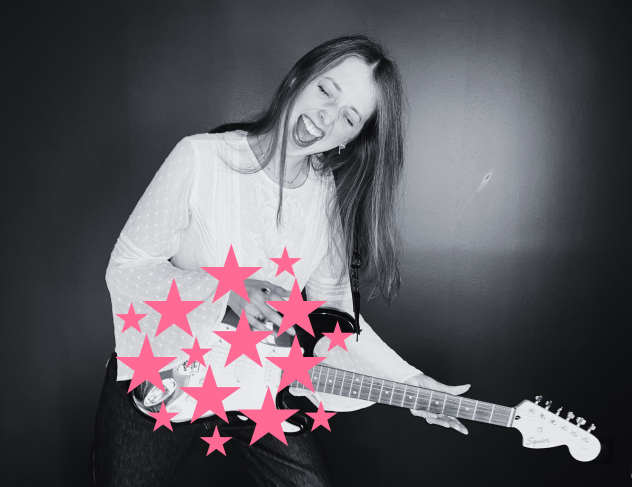
#> input picture assets/home-1.png, 1264 x 974 px (shown at 1/2 size); its folder holds 4 pictures in this run
$ python make_star_layers.py
#> lines starting #> are read from the running program, lines starting #| are printed output that depends on the picture; after the words box and inside, x2 and y2 are one past the last pixel; in counts of white or black regions, pixels touching at a corner belong together
#!/usr/bin/env python3
"""Prepare les etoiles des visuels d'accueil (home-1.png, home-2.png).

1. Ecrit une version nettoyee des visuels (assets/home-*-base.png) : les
   etoiles y sont retirees par inpainting, sinon l'etoile d'origine resterait
   visible sous le calque qui tourne.
2. Extrait chaque etoile en PNG transparent (assets/stars/).
3. Ecrit le bloc HTML qui les anime : rotation gauche/droite, desynchronisee.
"""

import io
import os
import random
import re
import sys

import cv2
import numpy as np
from PIL import Image

RACINE = os.path.dirname(os.path.dirname(os.path.abspath(__file__)))
DOSSIER = os.path.join(RACINE, "assets", "stars")
PINK = np.array([255, 106, 148], dtype=np.float32)
SEED = 20261114


def components(mask, min_area=200, max_side=220):
    n, labels, stats, _ = cv2.connectedComponentsWithStats(mask.astype(np.uint8), 8)
    out = []
    h, w = mask.shape
    for i in range(1, n):
        x, y, bw, bh, area = (int(stats[i, k]) for k in (0, 1, 2, 3, 4))
        if area < min_area or bw > max_side or bh > max_side:
            continue
        if x <= 0 or y <= 0 or x + bw >= w or y + bh >= h:
            continue
        out.append({"label": i, "x": x, "y": y, "w": bw, "h": bh, "area": area})
    out.sort(key=lambda c: (c["y"], c["x"]))
    return labels, out


def save_sprite(rgba, crop, path):
    x, y, cw, ch = crop
    Image.fromarray(rgba[y:y + ch, x:x + cw]).save(path, optimize=True)


def extract_pink(img, prefix):
    """home-1 : etoiles rose uni sur une photo."""
    rgb = img[:, :, :3].astype(np.float32)
    dist = np.abs(rgb - PINK).max(axis=2)
    mask = dist < 60
    labels, comps = components(mask)
    sprites = []
    for idx, c in enumerate(comps, 1):
        sel = labels == c["label"]
        pad = int(round(max(c["w"], c["h"]) * 0.28))
        x, y = c["x"] - pad, c["y"] - pad
        cw, ch = c["w"] + 2 * pad, c["h"] + 2 * pad
        rgba = np.zeros((ch, cw, 4), dtype=np.uint8)
        rgba[pad:pad + c["h"], pad:pad + c["w"], :3] = PINK.astype(np.uint8)
        alpha = (sel[c["y"]:c["y"] + c["h"], c["x"]:c["x"] + c["w"]] * 255).astype(np.uint8)
        alpha = cv2.GaussianBlur(alpha, (3, 3), 0.6)
        rgba[pad:pad + c["h"], pad:pad + c["w"], 3] = alpha
        name = f"{prefix}-{idx:02d}.png"
        save_sprite(rgba, (0, 0, cw, ch), os.path.join(DOSSIER, name))
        sprites.append({"file": name, "x": x, "y": y, "w": cw, "h": ch})
    return sprites


def extract_cutout(img, prefix):
    """home-2 : etoiles en collage sur fond rose uni -> alpha demelange."""
    rgb = img[:, :, :3].astype(np.float32)
    # P = a*S + (1-a)*rose ; sur le canal rouge-vert : P_R-P_G = (1-a)*149
    alpha = 1.0 - (rgb[:, :, 0] - rgb[:, :, 1]) / 149.0
    alpha = np.clip(alpha, 0.0, 1.0)
    mask = alpha > 0.35
    labels, comps = components(mask, min_area=200)
    sprites = []
    for idx, c in enumerate(comps, 1):
        sel = labels == c["label"]
        pad = int(round(max(c["w"], c["h"]) * 0.28))
        alpha_c = alpha[c["y"]:c["y"] + c["h"], c["x"]:c["x"] + c["w"]].copy()
        alpha_c[~sel[c["y"]:c["y"] + c["h"], c["x"]:c["x"] + c["w"]]] = 0.0
        # demelange : S = (P - (1-a)*rose) / a
        sub = rgb[c["y"]:c["y"] + c["h"], c["x"]:c["x"] + c["w"]]
        a = np.clip(alpha_c, 1e-3, 1.0)[:, :, None]
        color = (sub - (1.0 - a) * PINK) / a
        color = np.clip(color, 0, 255)
        color = np.where(alpha_c[:, :, None] > 0.05, color, 0)
        rgba = np.zeros((c["h"], c["w"], 4), dtype=np.uint8)
        rgba[:, :, :3] = color.astype(np.uint8)
        rgba[:, :, 3] = (np.clip(alpha_c, 0, 1) * 255).astype(np.uint8)
        canvas = np.zeros((c["h"] + 2 * pad, c["w"] + 2 * pad, 4), dtype=np.uint8)
        canvas[pad:pad + c["h"], pad:pad + c["w"]] = rgba
        name = f"{prefix}-{idx:02d}.png"
        Image.fromarray(canvas).save(os.path.join(DOSSIER, name), optimize=True)
        sprites.append({"file": name, "x": c["x"] - pad, "y": c["y"] - pad,
                        "w": c["w"] + 2 * pad, "h": c["h"] + 2 * pad})
    return sprites


def base_pink(img):
    """home-1 : retire les etoiles rose uni par inpainting."""
    dist = np.abs(img[:, :, :3].astype(np.float32) - PINK).max(axis=2)
    mask = cv2.dilate((dist < 60).astype(np.uint8) * 255, np.ones((5, 5), np.uint8), iterations=2)
    return cv2.inpaint(img[:, :, :3], mask, 7, cv2.INPAINT_TELEA)


def base_cutout(img):
    """home-2 : remplace les etoiles collage par le rose uni du fond."""
    rgb = img[:, :, :3].astype(np.float32)
    alpha = np.clip(1.0 - (rgb[:, :, 0] - rgb[:, :, 1]) / 149.0, 0, 1)
    mask = (alpha > 0.15).astype(np.uint8)
    n, labels, stats, _ = cv2.connectedComponentsWithStats(mask, 8)
    gros = np.zeros_like(mask)
    for i in range(1, n):
        if stats[i, cv2.CC_STAT_AREA] > 300:
            gros |= (labels == i).astype(np.uint8)
    gros = cv2.dilate(gros, np.ones((5, 5), np.uint8), iterations=2)
    out = img[:, :, :3].copy()
    out[gros.astype(bool)] = PINK.astype(np.uint8)
    return out


def html_block(sprites, rng):
    lignes = ['<div class="star-layer" aria-hidden="true">', '  <div class="star-stage">']
    for s in sprites:
        petit = s["w"] < 90
        dur = rng.uniform(1.45, 2.15) if petit else rng.uniform(1.7, 2.65)
        delay = -rng.uniform(0, dur)
        style = ("left:%.3f%%;top:%.3f%%;width:%.3f%%;--star-dur:%.2fs;"
                 "--star-delay:%.2fs") % (
            s["x"] / 1264 * 100, s["y"] / 974 * 100, s["w"] / 1264 * 100, dur, delay)
        lignes.append(
            '    <img class="star" src="assets/stars/%s" alt="" width="%d" height="%d" style="%s">'
            % (s["file"], s["w"], s["h"], style)
        )
    lignes += ["  </div>", "</div>"]
    return "\n".join(lignes)


def main():
    os.makedirs(DOSSIER, exist_ok=True)
    rng = random.Random(SEED)
    pages = {}
    for name, extract, fond in (
        ("home-1", extract_pink, base_pink),
        ("home-2", extract_cutout, base_cutout),
    ):
        img = np.array(Image.open(os.path.join(RACINE, "assets", name + ".png")).convert("RGBA"))
#> img is the input picture: shape (974, 1264, 4); mean R, G, B, A 93.8, 89.5, 95.7, 255
        base = fond(img)
#> in base_pink, `dist = np.abs(img[:, :, :3].astype(np.float32) - PINK).max(axis=2)`:
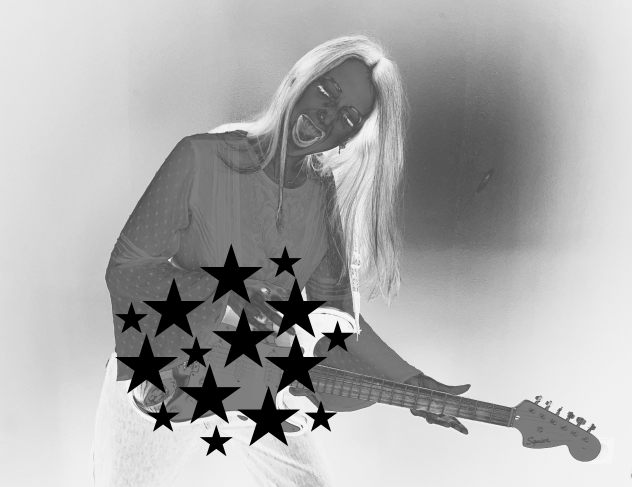
#> dist: shape (974, 1264) float32 (shown at 1/2 size); min 0, max 253, mean 172.9
#> in base_pink, `mask = cv2.dilate((dist < 60).astype(np.uint8) * 255, np.ones((5, 5), ..`:
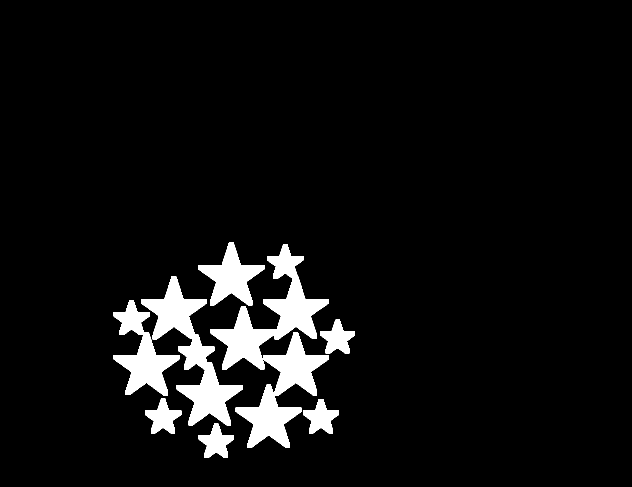
#> mask: shape (974, 1264) (shown at 1/2 size); 6.2% white; 8 white regions, largest, box (x1, y1, x2, y2) and area: (421, 488, 658, 896) 31877, (282, 552, 486, 851) 17267, (227, 601, 359, 791) 9971
        Image.fromarray(base).save(os.path.join(RACINE, "assets", name + "-base.png"), optimize=True)
        sprites = extract(img, name)
#> in extract_pink, `mask = dist < 60`: mask: shape (974, 1264) bool; 3.9% white; 15 white regions, largest, box (x1, y1, x2, y2) and area: (425, 616, 549, 735) 4928, (286, 556, 410, 675) 4921, (400, 488, 525, 607) 4915
#> in components, `n, labels, stats, _ = cv2.connectedComponentsWithStats(mask.astype(np...`:
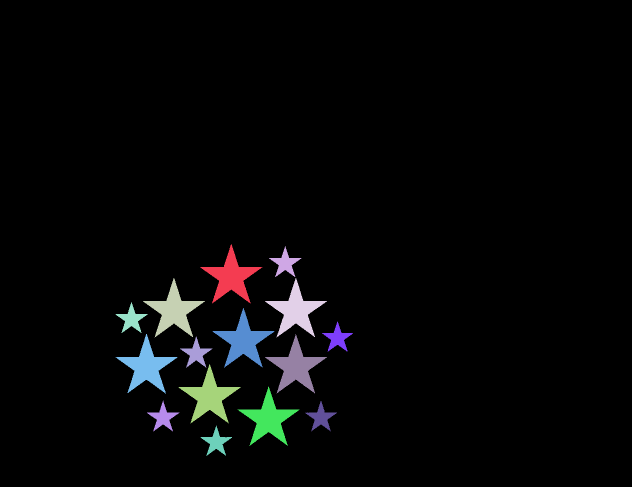
#> labels: shape (974, 1264) int32 (shown at 1/2 size); 16 distinct labels, from 0 to 15; one colour per label, 0 black
#> in components, `n, labels, stats, _ = cv2.connectedComponentsWithStats(mask.astype(np...`: n = 16; stats = 16 rows, first 6: [0, 0, 1264, 974, 1182525], [400, 488, 125, 119, 4915], [538, 492, 65, 62, 1367], [286, 556, 124, 119, 4921], [530, 556, 124, 119, 4871], [231, 605, 65, 61, 1376]
#> the loop in components, `for i in range(1, n):` made 15 passes
#> (x, y, bw, bh, area) on passes 1 to 12: (400, 488, 125, 119, 4915), (538, 492, 65, 62, 1367), (286, 556, 124, 119, 4921), (530, 556, 124, 119, 4871), (231, 605, 65, 61, 1376), (425, 616, 124, 119, 4928), (644, 643, 62, 60, 1322), (231, 668, 124, 119, 4901), (530, 668, 124, 119, 4898), (360, 673, 65, 62, 1361), (357, 728, 125, 119, 4912), (475, 773, 124, 119, 4855)
#> after the loop in components, `for i in range(1, n):`: out = 15 items
#> the loop in extract_pink, `for idx, c in enumerate(comps, 1):` made 15 passes
#> (pad, name) on passes 1 to 12: (35, 'home-1-01.png'), (18, 'home-1-02.png'), (35, 'home-1-03.png'), (35, 'home-1-04.png'), (18, 'home-1-05.png'), (35, 'home-1-06.png'), (17, 'home-1-07.png'), (35, 'home-1-08.png'), (35, 'home-1-09.png'), (18, 'home-1-10.png'), (35, 'home-1-11.png'), (35, 'home-1-12.png')
#> pass 1, in extract_pink, `sel = labels == c["label"]`:
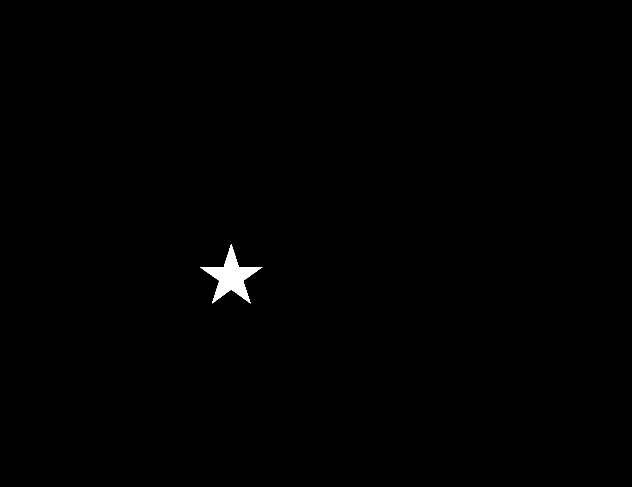
#> sel: shape (974, 1264) bool (shown at 1/2 size); 0.4% white; 1 white region, box (x1, y1, x2, y2) and area: (400, 488, 525, 607) 4915
#> pass 1, in extract_pink, `alpha = cv2.GaussianBlur(alpha, (3, 3), 0.6)`:
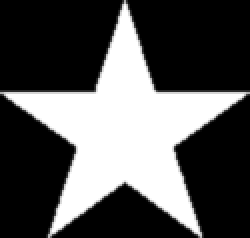
#> alpha: shape (119, 125) (shown 2 times larger); min 0, max 255, mean 84.3
#> pass 1, in save_sprite, `Image.fromarray(rgba[y:y + ch, x:x + cw]).save(path, optimize=True)`:
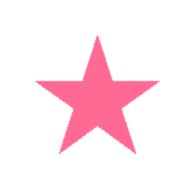
#> saved as home-1-01.png: PIL image 195x189 RGBA; mean R, G, B, A 102.9, 42.8, 59.7, 34; transparent parts drawn white
#> after the loop in extract_pink, `for idx, c in enumerate(comps, 1):`:
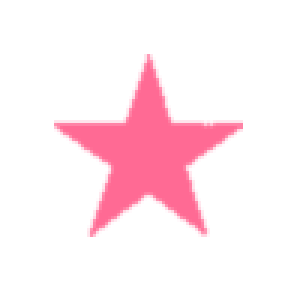
#> rgba: shape (97, 99, 4) (shown 3 times larger); mean of channels 0, 1, 2, 3 102, 42.4, 59.2, 34.9; transparent parts drawn white
#> sprites = 15 items
        pages[name] = html_block(sprites, rng)
#> the loop in html_block, `for s in sprites:` made 15 passes
#> (dur, delay) on passes 1 to 12: (1.76, -0.975), (2.58, -1.31), (1.82, -0.0448), (2.44, -0.578), (2.62, -0.403), (2.51, -2.09), (2.32, -1.25), (2.08, -0.563), (1.93, -0.288), (2.59, -1.46), (2.54, -2.15), (2.57, -1.01)
#> after the loop in html_block, `for s in sprites:`: lignes = 17 items
        print(name, len(sprites), "etoiles")
#| home-1 15 etoiles
#> pass 2 of the loop in main, `for name, extract, fond in (`:
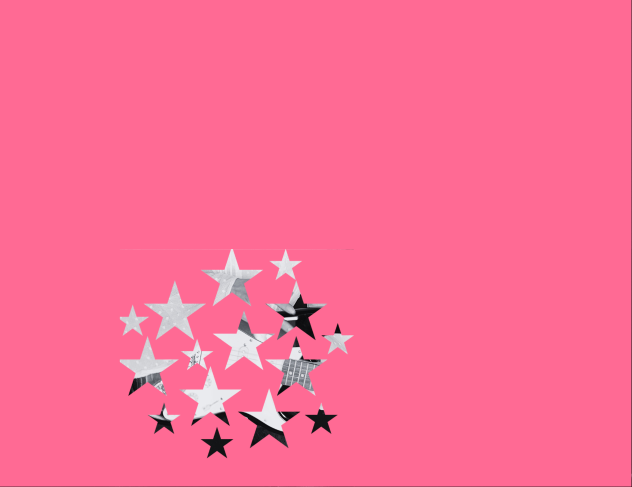
#> input picture assets/home-2.png, 1264 x 974 px (shown at 1/2 size)
#> in main, img is the input picture: shape (974, 1264, 4); mean R, G, B, A 251.1, 108.3, 148.7, 255
#> in base_cutout, `n, labels, stats, _ = cv2.connectedComponentsWithStats(mask, 8)`: n = 16; stats = 16 rows, first 6: [0, 0, 1263, 973, 1177630], [0, 0, 1264, 974, 2237], [240, 498, 467, 115, 7017], [287, 561, 125, 119, 5057], [530, 561, 125, 119, 5054], [239, 609, 59, 63, 1432]
#> in components (call 2), `n, labels, stats, _ = cv2.connectedComponentsWithStats(mask.astype(np...`:
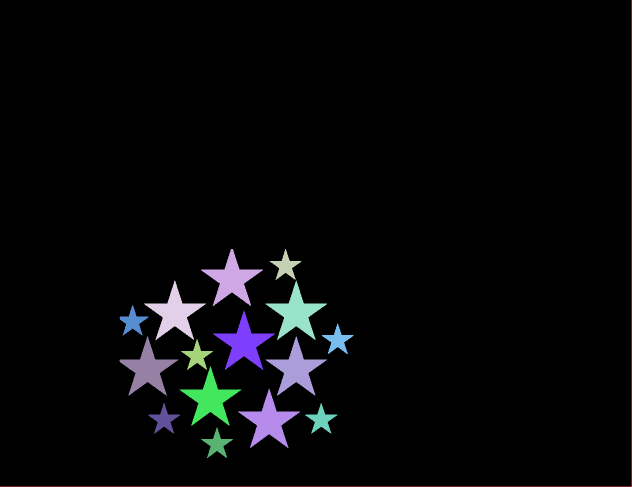
#> labels: shape (974, 1264) int32 (shown at 1/2 size); 17 distinct labels, from 0 to 16; one colour per label, 0 black
#> in components (call 2), `n, labels, stats, _ = cv2.connectedComponentsWithStats(mask.astype(np...`: n = 17; stats = 17 rows, first 6: [0, 0, 1263, 973, 1179735], [0, 0, 1264, 974, 2237], [402, 498, 124, 114, 4971], [539, 498, 64, 62, 1370], [288, 561, 124, 119, 4944], [531, 561, 123, 119, 4946]
#> the loop in components (call 2), `for i in range(1, n):` made 16 passes
#> (x, y, bw, bh, area) on passes 1 to 8: (0, 0, 1264, 974, 2237), (402, 498, 124, 114, 4971), (539, 498, 64, 62, 1370), (288, 561, 124, 119, 4944), (531, 561, 123, 119, 4946), (239, 610, 58, 61, 1370), (426, 621, 124, 119, 4951), (644, 647, 63, 61, 1390)
#> in extract_cutout, `labels, comps = components(mask, min_area=200)`: comps = 15 items
#> the loop in extract_cutout, `for idx, c in enumerate(comps, 1):` made 15 passes
#> (pad, name) on passes 1 to 8: (35, 'home-2-01.png'), (18, 'home-2-02.png'), (35, 'home-2-03.png'), (34, 'home-2-04.png'), (17, 'home-2-05.png'), (35, 'home-2-06.png'), (18, 'home-2-07.png'), (33, 'home-2-08.png')
#> after the loop in extract_cutout, `for idx, c in enumerate(comps, 1):`:
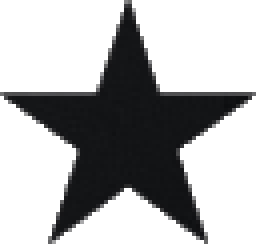
#> rgba: shape (61, 64, 4) (shown 4 times larger); mean R, G, B, A 6.7, 7, 7.7, 85.9; transparent parts drawn white
#> the loop in html_block (call 2), `for s in sprites:` made 15 passes
#> (dur, delay) on passes 1 to 8: (2.04, -0.362), (2.31, -0.97), (2.54, -0.359), (1.77, -0.389), (1.81, -0.951), (2.62, -0.874), (2.58, -0.361), (2.47, -0.695)
#| home-2 15 etoiles

    chemin = os.path.join(RACINE, "index.html")
#> (the run stopped early here; a loop or call above may not have finished)
